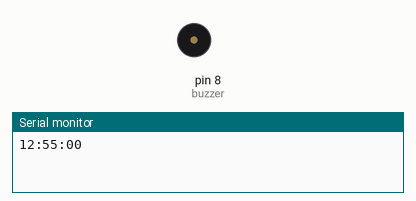
Simulated run of this sketch. Board: Arduino Uno, built with avr-gcc and run on an emulated ATmega328P. Shown: buzzer (waves = sounding), the last lines printed to the serial monitor.

Above: at 0.1 s.
At 35.1 s:
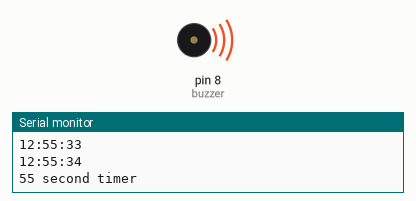
Timing chart, 0 to 37.5 s (numbered marks = the images above):
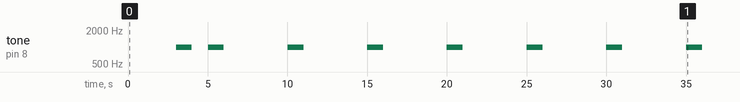

The sketch:

time_timelib_biblioteca-alarme_codigo.ino
```cpp
#include <Time.h>
#include <TimeAlarms.h>

const int buzzer = 8; // buzzer to arduino pin 8

void setup() {
  Serial.begin(9600);
  setTime(12, 55, 0, 1, 1, 11); // set time to Saturday 8:29:00am Jan 1 2011
  pinMode(buzzer, OUTPUT); // Set buzzer - pin 8 as an output
  digitalWrite(buzzer, HIGH);
  // Create the alarms
  Alarm.alarmRepeat(8, 30, 0, MorningAlarm);  // 8:30am every day
  Alarm.alarmRepeat(12, 55, 3, EveningAlarm);  // 12:55:03pm every day
  Alarm.alarmRepeat(dowSaturday, 8, 30, 30, WeeklyAlarm);  // 8:30:30 every Saturday
  Alarm.timerRepeat(5, Repeats); // timer for every 5 seconds
  Alarm.timerOnce(10, OnceOnly); // called once after 10 seconds
}

void loop() {
  digitalClockDisplay();
  Alarm.delay(1000); // wait one second between clock display
}

// Functions to be called when an alarm triggers:
void MorningAlarm() {
  Serial.println("Alarm: - turn lights off");
}

void EveningAlarm() {
  Serial.println("Alarm: - turn lights on");
  tone(buzzer, 1000); // Send 1KHz sound signal...
  delay(1000); // play sound for 1 second
  noTone(buzzer); // Stop sound...
}

void WeeklyAlarm() {
  Serial.println("Alarm: - it's Saturday Morning");
}

void ExplicitAlarm() {
  Serial.println("Alarm: - this triggers only at the given date and time");
}

void Repeats() {
  Serial.println("55 second timer");
  tone(buzzer, 1000); // Send 1KHz sound signal...
  delay(1000);        // play sound for 1 second
  noTone(buzzer);     // Stop sound...
}

void OnceOnly() {
  Serial.println("This timer only triggers once");
}

void digitalClockDisplay() {
  // digital clock display of the time
  Serial.print(hour());
  printDigits(minute());
  printDigits(second());
  Serial.println();
}

void printDigits(int digits) {
  Serial.print(":");
  if (digits < 10)
    Serial.print('0');
  Serial.print(digits);
}
```

Measured:
- by itself, tone on pin 8 (buzzer): goes 1000 Hz 1.0 s, silent 1.0 s, 6 × (1000 Hz 1.0 s, silent 4.0 s), 1000 Hz 1.0 s, then silent
